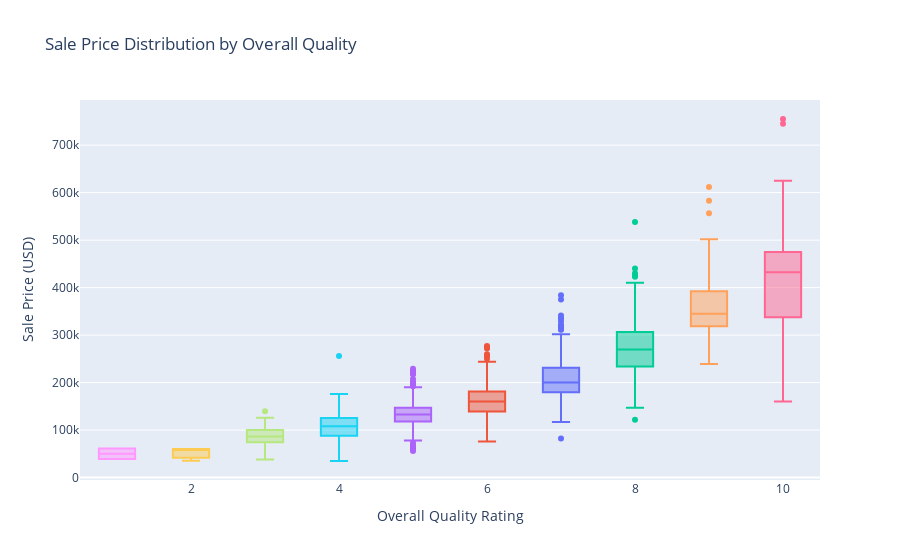

Notebook code for this chart:
### Markdown cell above
### **Box Plot: Sale Price Distribution by Overall Quality**

This visualisation presents a **box plot** showing how house sale prices vary according to the **Overall Quality (`OverallQual`)** rating. This rating is a numerical scale from **1 (Very Poor)** to **10 (Very Excellent)**, representing the overall material and finish quality of the house.

#### **Interpretation and Insights:**

- **Positive Correlation**: There is a **strong upward trend** in sale price as the overall quality rating increases. Higher-quality homes consistently sell for higher prices.
- **Greater Price Spread at Higher Ratings**: Quality ratings of 8, 9, and 10 show wider interquartile ranges and more outliers, indicating that premium homes may vary more in price due to other influencing features (e.g. location, luxury additions).
- **Mid-range Stability**: Houses with quality ratings between 5 and 7 demonstrate narrower price distributions, reflecting more uniform pricing in mid-market properties.
- **Presence of Outliers**: All quality levels include some outliers, particularly at the upper end, representing properties that may be overvalued or feature unique characteristics.

This chart highlights **OverallQual** as a critical predictor of sale price, validating its inclusion as a top feature in the regression model and supporting informed pricing decisions for inherited properties.

> **Saved as**: `images/boxplot_saleprice_overallqual.png`

### Code cell
# Import Plotly Express for visualisation
import plotly.express as px

# Create a box plot to show the distribution of Sale Price 
fig = px.box(
    df, # DataFrame containing the data
    x="OverallQual", # Categorical variable on the x axis (quality rating from 1 -10)
    y="SalePrice", # Numerical variable on y axis (sale price in USD)
    color="OverallQual", # Color the boxes by quality rating for better visual distinction 
    title="Sale Price Distribution by Overall Quality", # Chart title
    labels={"OverallQual": "Overall Quality", "SalePrice": "Sale Price (USD)"} # Axis label for content 
)

fig.update_layout( # Update layout to enhance readability 
    xaxis_title="Overall Quality Rating", # x axis title
    yaxis_title="Sale Price (USD)", # y axis stile 
    showlegend=False # hide the legend as colour are self explanatory 
)

fig.show() # Display the plot in the notebook

# Save the figure to the images folder for reuse or reporting
fig.write_image("../images/boxplot_saleprice_overallqual.png")

### Figure 1 — Plotly figure (JSON) as saved in the notebook; plotly's stock layout.template omitted (floating-point values rounded to 4 significant figures; data arrays with more than 128 entries replaced by an {"elided": "..."} marker saying what was removed)
{"data": [{"alignmentgroup": "True", "hovertemplate": "Overall Quality=%{x}<br>Sale Price (USD)=%{y}<extra></extra>", "legendgroup": "7", "marker": {"color": "#636efa"}, "name": "7", "notched": false, "offsetgroup": "7", "orientation": "v", "showlegend": true, "type": "box", "x": {"elided": "319 int values"}, "x0": " ", "xaxis": "x", "y": {"elided": "319 int values"}, "y0": " ", "yaxis": "y"}, {"alignmentgroup": "True", "hovertemplate": "Overall Quality=%{x}<br>Sale Price (USD)=%{y}<extra></extra>", "legendgroup": "6", "marker": {"color": "#EF553B"}, "name": "6", "notched": false, "offsetgroup": "6", "orientation": "v", "showlegend": true, "type": "box", "x": {"elided": "374 int values"}, "x0": " ", "xaxis": "x", "y": {"elided": "374 int values"}, "y0": " ", "yaxis": "y"}, {"alignmentgroup": "True", "hovertemplate": "Overall Quality=%{x}<br>Sale Price (USD)=%{y}<extra></extra>", "legendgroup": "8", "marker": {"color": "#00cc96"}, "name": "8", "notched": false, "offsetgroup": "8", "orientation": "v", "showlegend": true, "type": "box", "x": {"elided": "168 int values"}, "x0": " ", "xaxis": "x", "y": {"elided": "168 int values"}, "y0": " ", "yaxis": "y"}, {"alignmentgroup": "True", "hovertemplate": "Overall Quality=%{x}<br>Sale Price (USD)=%{y}<extra></extra>", "legendgroup": "5", "marker": {"color": "#ab63fa"}, "name": "5", "notched": false, "offsetgroup": "5", "orientation": "v", "showlegend": true, "type": "box", "x": {"elided": "397 int values"}, "x0": " ", "xaxis": "x", "y": {"elided": "397 int values"}, "y0": " ", "yaxis": "y"}, {"alignmentgroup": "True", "hovertemplate": "Overall Quality=%{x}<br>Sale Price (USD)=%{y}<extra></extra>", "legendgroup": "9", "marker": {"color": "#FFA15A"}, "name": "9", "notched": false, "offsetgroup": "9", "orientation": "v", "showlegend": true, "type": "box", "x": [9, 9, 9, 9, 9, 9, 9, 9, 9, 9, 9, 9, 9, 9, 9, 9, 9, 9, 9, 9, 9, 9, 9, 9, 9, 9, 9, 9, 9, 9, 9, 9, 9, 9, 9, 9, 9, 9, 9, 9, 9, 9, 9], "x0": " ", "xaxis": "x", "y": [345000, 277500, 319900, 385000, 412500, 501837, 415298, 360000, 342643, 377426, 266000, 437154, 318061, 394432, 380000, 326000, 374000, 446261, 315000, 325000, 313000, 314813, 370878, 285000, 320000, 264132, 485000, 582933, 350000, 328900, 611657, 320000, 239000, 395192, 315500, 556581, 335000, 367294, 378500, 325000, 333168, 315000, 377500], "y0": " ", "yaxis": "y"}, {"alignmentgroup": "True", "hovertemplate": "Overall Quality=%{x}<br>Sale Price (USD)=%{y}<extra></extra>", "legendgroup": "4", "marker": {"color": "#19d3f3"}, "name": "4", "notched": false, "offsetgroup": "4", "orientation": "v", "showlegend": true, "type": "box", "x": [4, 4, 4, 4, 4, 4, 4, 4, 4, 4, 4, 4, 4, 4, 4, 4, 4, 4, 4, 4, 4, 4, 4, 4, 4, 4, 4, 4, 4, 4, 4, 4, 4, 4, 4, 4, 4, 4, 4, 4, 4, 4, 4, 4, 4, 4, 4, 4, 4, 4, 4, 4, 4, 4, 4, 4, 4, 4, 4, 4, 4, 4, 4, 4, 4, 4, 4, 4, 4, 4, 4, 4, 4, 4, 4, 4, 4, 4, 4, 4, 4, 4, 4, 4, 4, 4, 4, 4, 4, 4, 4, 4, 4, 4, 4, 4, 4, 4, 4, 4, 4, 4, 4, 4, 4, 4, 4, 4, 4, 4, 4, 4, 4, 4, 4, 4], "x0": " ", "xaxis": "x", "y": [90000, 68500, 40000, 82000, 113000, 80000, 129500, 91000, 135750, 136500, 123600, 109900, 94750, 128950, 100000, 100000, 115000, 103200, 140000, 141000, 107000, 97000, 141000, 88000, 82500, 82000, 134432, 100000, 150000, 109008, 81000, 118000, 256000, 89471, 86000, 34900, 106250, 86000, 111250, 108000, 108000, 133000, 118500, 75500, 84500, 108000, 137500, 137500, 87000, 55000, 102776, 129000, 124500, 135000, 120500, 103000, 98000, 96500, 102000, 107900, 109900, 93000, 128000, 129000, 132250, 118500, 106500, 110000, 75000, 135000, 79900, 150000, 135000, 85500, 110000, 121600, 88000, 176000, 84000, 97000, 80000, 84900, 83500, 128000, 112000, 115000, 135000, 80000, 108959, 168000, 148000, 116050, 107000, 113000, 145000, 80500, 101800, 161500, 68400, 119000, 111000, 82500, 55000, 100000, 52500, 123000, 108500, 104900, 105000, 125500, 125500, 90000, 122500, 64500, 120500, 112000], "y0": " ", "yaxis": "y"}, {"alignmentgroup": "True", "hovertemplate": "Overall Quality=%{x}<br>Sale Price (USD)=%{y}<extra></extra>", "legendgroup": "10", "marker": {"color": "#FF6692"}, "name": "10", "notched": false, "offsetgroup": "10", "orientation": "v", "showlegend": true, "type": "box", "x": [10, 10, 10, 10, 10, 10, 10, 10, 10, 10, 10, 10, 10, 10, 10, 10, 10, 10], "x0": " ", "xaxis": "x", "y": [438780, 475000, 386250, 426000, 555000, 402861, 184750, 325000, 451950, 755000, 385000, 337500, 625000, 745000, 465000, 160000, 466500, 310000], "y0": " ", "yaxis": "y"}, {"alignmentgroup": "True", "hovertemplate": "Overall Quality=%{x}<br>Sale Price (USD)=%{y}<extra></extra>", "legendgroup": "3", "marker": {"color": "#B6E880"}, "name": "3", "notched": false, "offsetgroup": "3", "orientation": "v", "showlegend": true, "type": "box", "x": [3, 3, 3, 3, 3, 3, 3, 3, 3, 3, 3, 3, 3, 3, 3, 3, 3, 3, 3, 3], "x0": " ", "xaxis": "x", "y": [107400, 85000, 76500, 126175, 87500, 120000, 67000, 52000, 93500, 37900, 91000, 82000, 139600, 81000, 92900, 95000, 72500, 79000, 58500, 105000], "y0": " ", "yaxis": "y"}, {"alignmentgroup": "True", "hovertemplate": "Overall Quality=%{x}<br>Sale Price (USD)=%{y}<extra></extra>", "legendgroup": "1", "marker": {"color": "#FF97FF"}, "name": "1", "notched": false, "offsetgroup": "1", "orientation": "v", "showlegend": true, "type": "box", "x": [1, 1], "x0": " ", "xaxis": "x", "y": [61000, 39300], "y0": " ", "yaxis": "y"}, {"alignmentgroup": "True", "hovertemplate": "Overall Quality=%{x}<br>Sale Price (USD)=%{y}<extra></extra>", "legendgroup": "2", "marker": {"color": "#FECB52"}, "name": "2", "notched": false, "offsetgroup": "2", "orientation": "v", "showlegend": true, "type": "box", "x": [2, 2, 2], "x0": " ", "xaxis": "x", "y": [60000, 35311, 60000], "y0": " ", "yaxis": "y"}], "layout": {"boxmode": "overlay", "legend": {"title": {"text": "Overall Quality"}, "tracegroupgap": 0}, "showlegend": false, "title": {"text": "Sale Price Distribution by Overall Quality"}, "xaxis": {"anchor": "y", "categoryarray": [7, 6, 8, 5, 9, 4, 10, 3, 1, 2], "categoryorder": "array", "domain": [0, 1], "title": {"text": "Overall Quality Rating"}}, "yaxis": {"anchor": "x", "domain": [0, 1], "title": {"text": "Sale Price (USD)"}}}}
